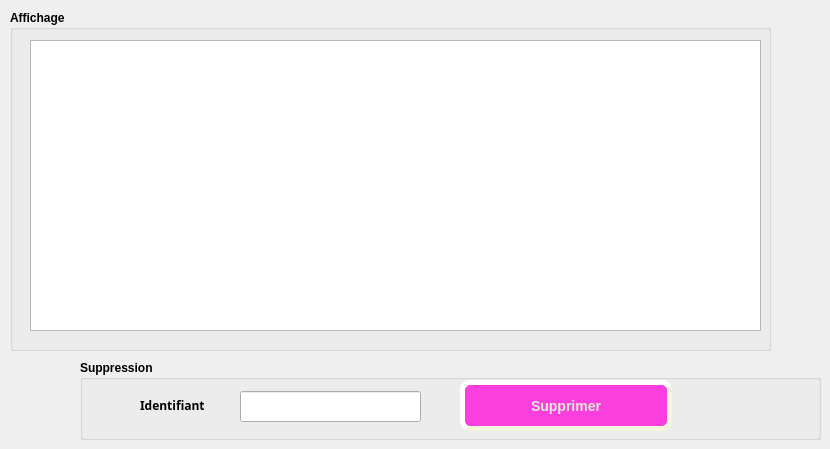
      <widget class="QWidget" name="tab_4">
       <attribute name="title">
        <string>Afficher</string>
       </attribute>
       <widget class="QGroupBox" name="groupBox_13">
        <property name="geometry">
         <rect>
          <x>10</x>
          <y>10</y>
          <width>761</width>
          <height>341</height>
         </rect>
        </property>
        <property name="font">
         <font>
          <weight>75</weight>
          <bold>true</bold>
         </font>
        </property>
        <property name="title">
         <string>Affichage</string>
        </property>
        <widget class="QTableView" name="tab_nourriture">
         <property name="geometry">
          <rect>
           <x>20</x>
           <y>30</y>
           <width>731</width>
           <height>291</height>
          </rect>
         </property>
         <property name="styleSheet">
          <string notr="true"> selection-background-color: qlineargradient(x1: 0, y1: 0, x2: 0.5, y2: 0.5,
                                 stop: 0 #FF92BB, stop: 1 pink);</string>
         </property>
        </widget>
       </widget>
       <widget class="QGroupBox" name="groupBox_14">
        <property name="geometry">
         <rect>
          <x>80</x>
          <y>360</y>
          <width>741</width>
          <height>80</height>
         </rect>
        </property>
        <property name="font">
         <font>
          <weight>75</weight>
          <bold>true</bold>
         </font>
        </property>
        <property name="title">
         <string>Suppression</string>
        </property>
        <widget class="QLabel" name="label_33">
         <property name="geometry">
          <rect>
           <x>60</x>
           <y>35</y>
           <width>81</width>
           <height>21</height>
          </rect>
         </property>
         <property name="font">
          <font>
           <family>Microsoft YaHei</family>
           <pointsize>9</pointsize>
          </font>
         </property>
         <property name="text">
          <string>Identifiant</string>
         </property>
        </widget>
        <widget class="QLineEdit" name="le_id_supp_2">
         <property name="geometry">
          <rect>
           <x>160</x>
           <y>31</y>
           <width>181</width>
           <height>31</height>
          </rect>
         </property>
        </widget>
        <widget class="QPushButton" name="pb_supprimer_2">
         <property name="geometry">
          <rect>
           <x>380</x>
           <y>20</y>
           <width>212</width>
           <height>51</height>
          </rect>
         </property>
         <property name="styleSheet">
          <string notr="true">QPushButton {
	font: 87 10pt &quot;Arial Black&quot;;
background-color: #FB3FDE;
border-style: outset;
border-width : 5px;
color: rgb(226,234,216);
border -left: 1px solid rgb(255,255,255);
border -right: 1px solid rgb(255,255,255);
border -bottom: 5px solid rgb(255,255,255);

     border-radius: 10px;
     border-color: beige;
     font: bold 14px;
     min-width: 10em;
     padding: 6px;
}
</string>
         </property>
         <property name="text">
          <string>Supprimer</string>
         </property>
        </widget>
       </widget>
      </widget>
